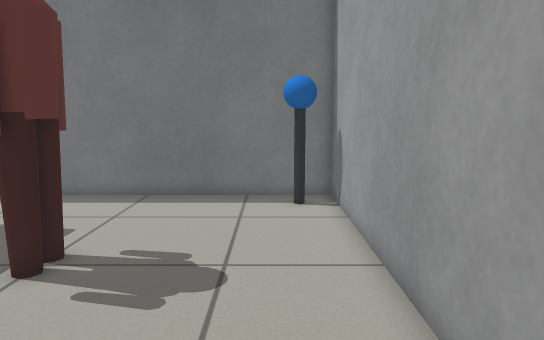
View 1 (above)

17 first-person views from a walk through a world built for the Gazebo simulator. The camera is 0.8 m above the floor, tilts 8° down and sees 70° across. The floor is counted in squares, 0.25 m on a side. Each view is taken from the middle of a square. On the plan, view 1 faces up. The plan holds only what a view shows up to about 20 squares ahead; the rest is blank. Some stock models are drawn as simple stand-ins.

View 2
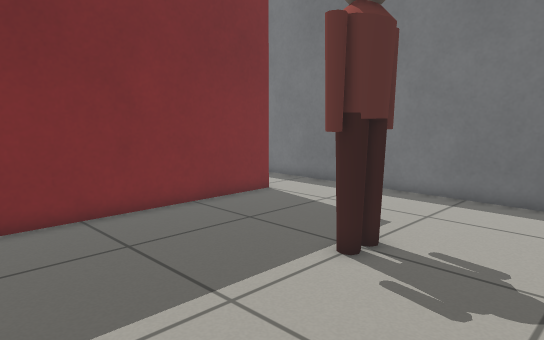

View 3
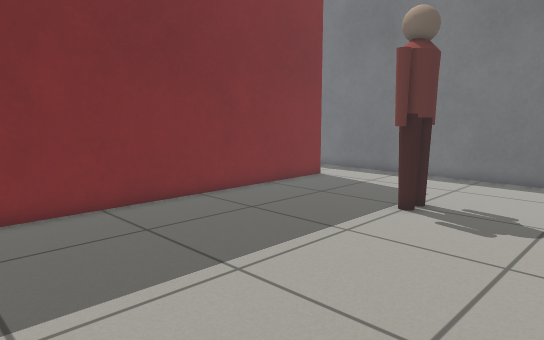

View 4
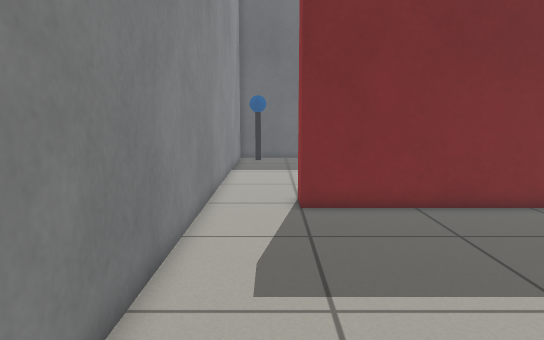

View 5
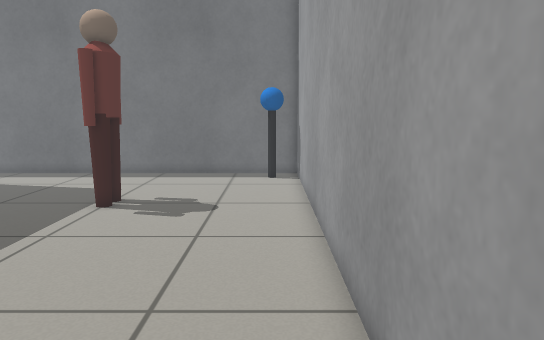

View 6
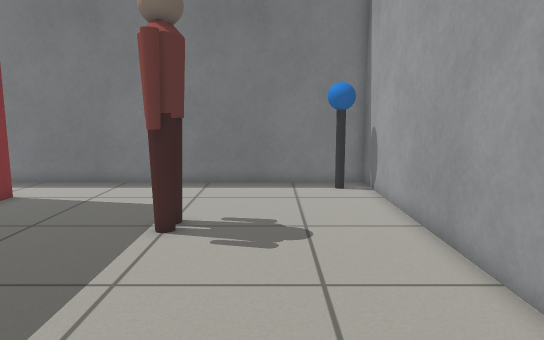

View 7
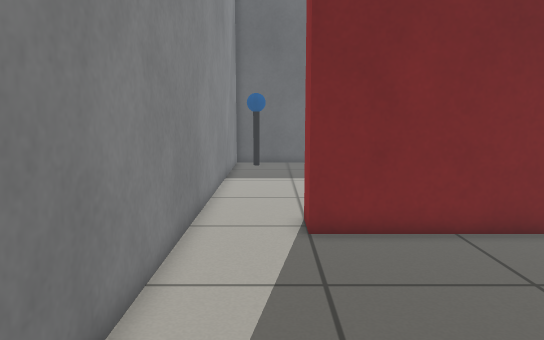

View 8
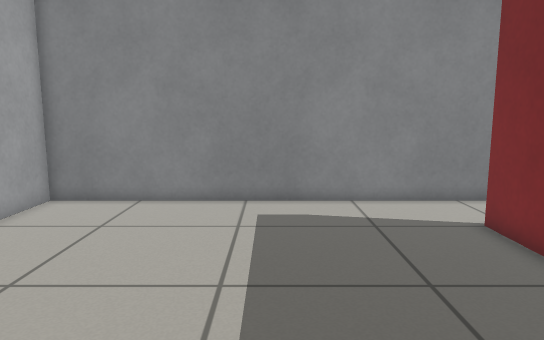

View 9
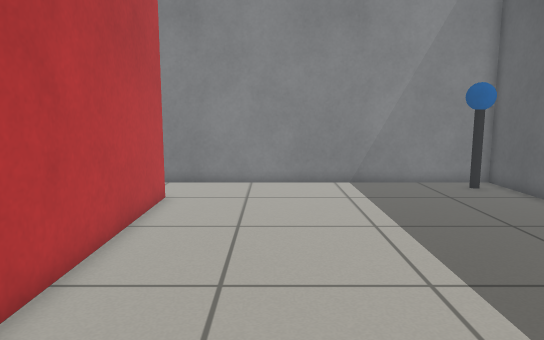

View 10
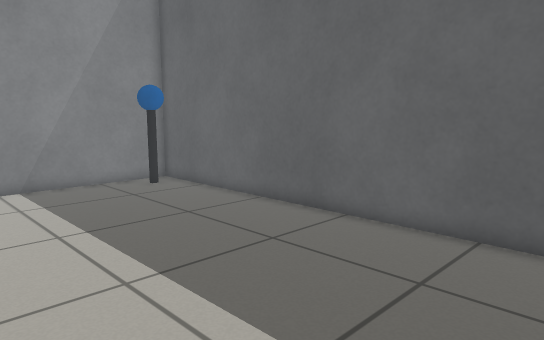

View 11
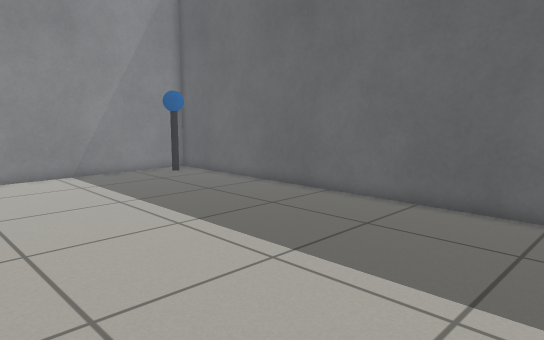

View 12
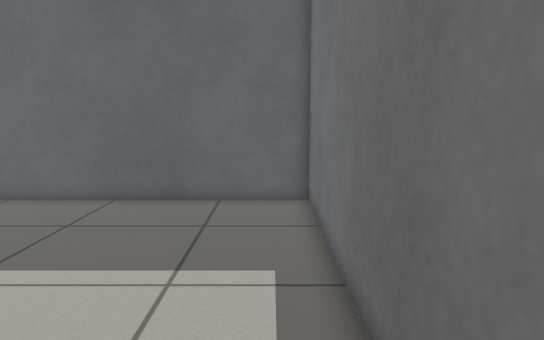

View 13
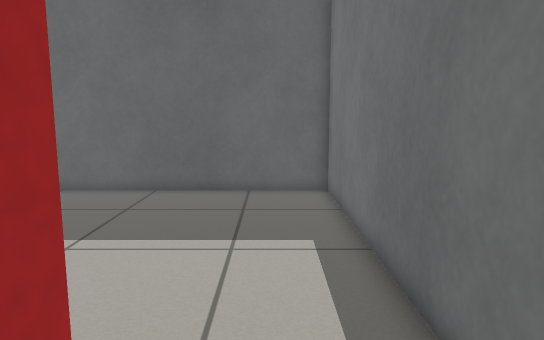

View 14
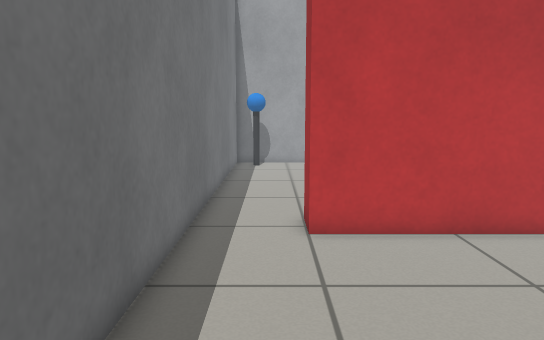

View 15
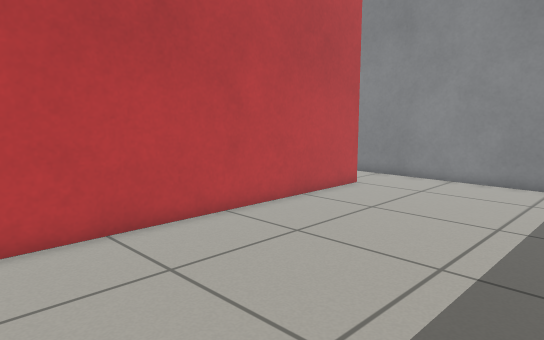

View 16
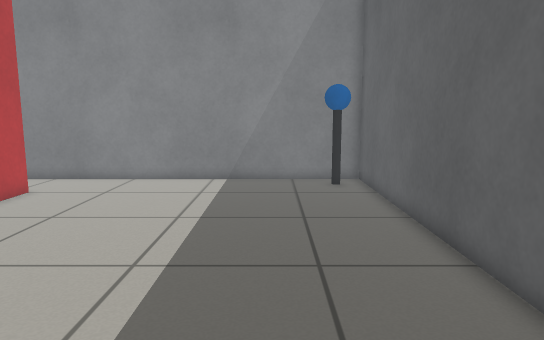

View 17
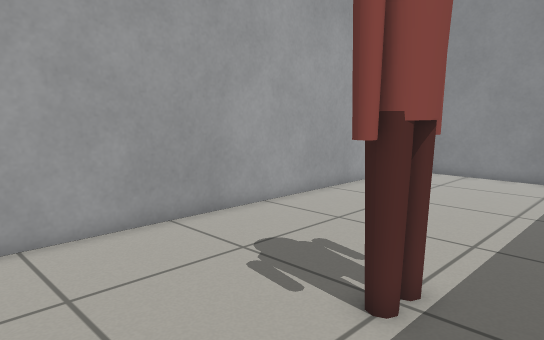

### Floor plan
Points are (right, up) in squares from view 1. A wall is a line through its corners. A room is listed if a view was taken in it or the views show most of it. See-through windows are left out.
Room 1 (views 1, 2, 3, 4, 5, 6, 7, 8, 12, 13, 17)
walls: (-13.8, 12) (-12.2, 12) (-12.2, -4) (-13.8, -4); (-15.5, -7.4) (2.4, -7.4) (2.4, 15.4) (-14.5, 15.4)
ways out: opening at (-14.5, -5.5) to room 2; opening at (-14, 13.5) to room 2
objects: person (-6, 7) to (-4, 9); other object (0, 13) to (1, 14)
Room 2 (views 9, 10, 11, 14, 15, 16)
walls: (-13.8, -4) (-13.8, 12); (-14.5, 15.4) (-28.4, 15.4) (-28.4, -7.4) (-15.5, -7.4)
ways out: opening at (-14.5, -5.5) to room 1; opening at (-14, 13.5) to room 1
objects: other object (-27, -6) to (-26, -5)

Positions as (right, up) in squares from view 1, and headings:
1: (0, 0), facing up
2: (0, 0), facing up-left
3: (1, -5), facing up-left
4: (1, -5), facing left
5: (1, -6), facing up
6: (-2, -3), facing up
7: (-2, -5), facing left
8: (-6, 7), facing down
9: (-18, 11), facing down
10: (-18, 11), facing down-left
11: (-15, 14), facing down-left
12: (-14, 14), facing left
13: (-12, 13), facing left
14: (-24, 13), facing right
15: (-24, 12), facing down-right
16: (-24, 12), facing down
17: (-8, 14), facing down-right
